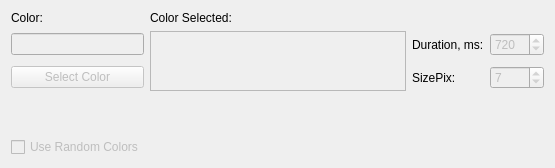
          <widget class="QWidget" name="TabBlaster">
           <attribute name="title">
            <string>Blaster</string>
           </attribute>
           <layout class="QGridLayout" name="gridLayout_12">
            <item row="0" column="0">
             <widget class="QLabel" name="LblBlasterColor">
              <property name="text">
               <string>Color:</string>
              </property>
             </widget>
            </item>
            <item row="2" column="0">
             <widget class="QPushButton" name="BtnBlasterColor">
              <property name="enabled">
               <bool>false</bool>
              </property>
              <property name="text">
               <string>Select Color</string>
              </property>
              <property name="autoDefault">
               <bool>true</bool>
              </property>
             </widget>
            </item>
            <item row="0" column="3">
             <widget class="QLabel" name="LblBlasterColorSelected">
              <property name="text">
               <string>Color Selected:</string>
              </property>
             </widget>
            </item>
            <item row="1" column="3" rowspan="2">
             <widget class="QTextBrowser" name="BlasterColor">
              <property name="enabled">
               <bool>false</bool>
              </property>
              <property name="maximumSize">
               <size>
                <width>16777215</width>
                <height>60</height>
               </size>
              </property>
             </widget>
            </item>
            <item row="1" column="0">
             <widget class="QLineEdit" name="TxtBlasterColor">
              <property name="enabled">
               <bool>false</bool>
              </property>
              <property name="alignment">
               <set>Qt::AlignRight|Qt::AlignTrailing|Qt::AlignVCenter</set>
              </property>
             </widget>
            </item>
            <item row="3" column="0">
             <spacer name="verticalSpacer_9">
              <property name="orientation">
               <enum>Qt::Vertical</enum>
              </property>
              <property name="sizeHint" stdset="0">
               <size>
                <width>20</width>
                <height>40</height>
               </size>
              </property>
             </spacer>
            </item>
            <item row="4" column="0">
             <widget class="QCheckBox" name="CBBlasterRandom">
              <property name="enabled">
               <bool>false</bool>
              </property>
              <property name="text">
               <string>Use Random Colors</string>
              </property>
             </widget>
            </item>
            <item row="2" column="5">
             <widget class="QSpinBox" name="SpinBlasterSizePix">
              <property name="enabled">
               <bool>false</bool>
              </property>
              <property name="minimum">
               <number>1</number>
              </property>
              <property name="maximum">
               <number>300</number>
              </property>
              <property name="value">
               <number>7</number>
              </property>
             </widget>
            </item>
            <item row="1" column="5">
             <widget class="QSpinBox" name="SpinBlasterDuration">
              <property name="enabled">
               <bool>false</bool>
              </property>
              <property name="minimum">
               <number>1</number>
              </property>
              <property name="maximum">
               <number>9999</number>
              </property>
              <property name="singleStep">
               <number>10</number>
              </property>
              <property name="value">
               <number>720</number>
              </property>
             </widget>
            </item>
            <item row="1" column="4">
             <widget class="QLabel" name="LblBlasterDuration">
              <property name="text">
               <string>Duration, ms:</string>
              </property>
             </widget>
            </item>
            <item row="2" column="4">
             <widget class="QLabel" name="LblBlasterSizePix">
              <property name="text">
               <string>SizePix:</string>
              </property>
             </widget>
            </item>
           </layout>
          </widget>
